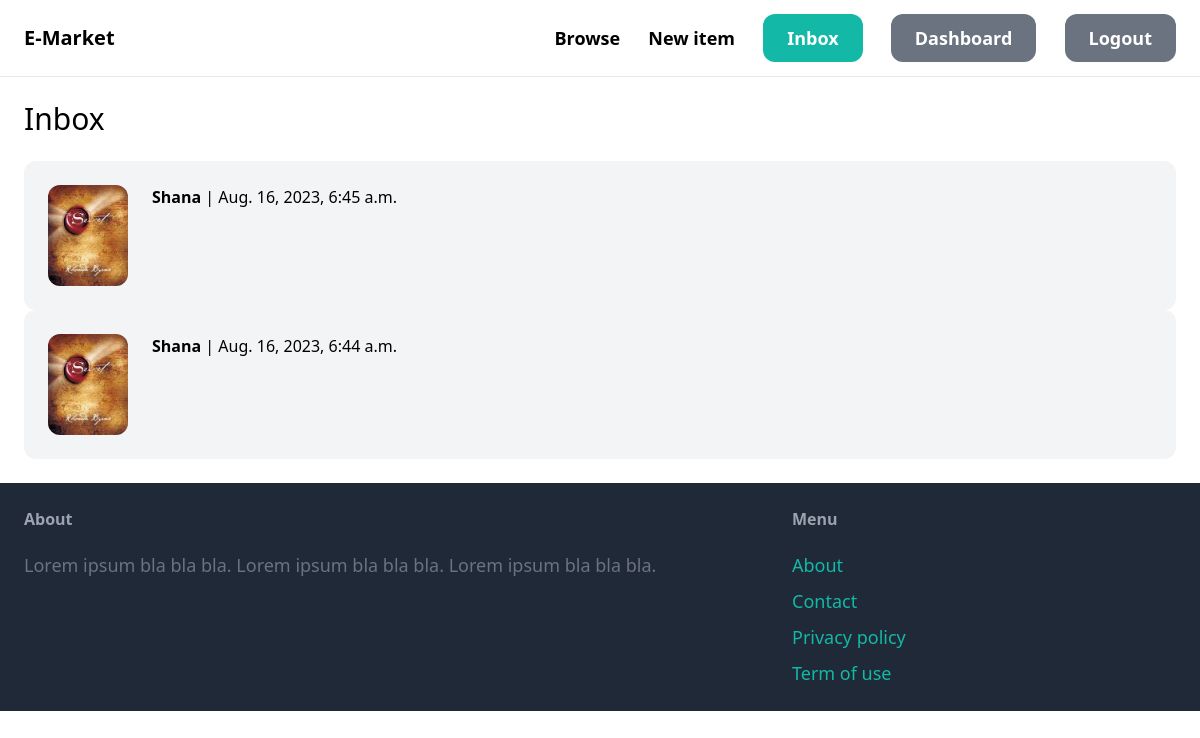
The app's page /conversation/ (signed in) with its own data.
### conversation/models.py (models this page shows)
class Conversation(models.Model):
    item = models.ForeignKey(Item, related_name='conversations', on_delete=models.CASCADE)
    members = models.ManyToManyField(User, related_name='conversations')
    created_at = models.DateTimeField(auto_now_add=True)
    modified_at = models.DateTimeField(auto_now=True)
    class Meta:
        ordering = ('-modified_at',)

### item/models.py (models this page shows, shortened)
class Item(models.Model):
    Name = models.ForeignKey(Category, related_name='books', on_delete=models.CASCADE)
    Book_Name = models.CharField(max_length=50, blank=True, null=True)
    Author = models.CharField(max_length=100)
    Description = models.TextField(blank=True, null=True)
    price = models.FloatField()
    Image = models.ImageField(upload_to='book_images', blank=True, null=True)
    is_sold = models.BooleanField(default=False)
    created_by = models.ForeignKey(User, related_name='books', on_delete=models.CASCADE)
    created_at = models.DateField(auto_now_add=True)
    class Meta:
        ordering = ('Name',)
        verbose_name_plural = "Item"

### conversation/views.py (the view)
# urls.py: path('', views.inbox, name='inbox')
@login_required
def inbox(request):
    conversations = Conversation.objects.filter(members__in=[request.user.id])
    return render(request, 'conversation/inbox.html', {
        'conversations': conversations
    })

### conversation/templates/conversation/inbox.html (shortened to what this page needs)
{% extends 'core/base.html' %}
{% block content %}
<h1 class="mb-6 text-3xl">Inbox</h1>
<div class="space-y-6">
    {% for conversation in conversations %}
        <a href="{% url 'conversation:detail' conversation.id %}">
            <div class="p-6 flex bg-gray-100 rounded-xl">
                <div class="pr-6">
                    <img src="{{ conversation.item.Image.url }}" class="w-20 rounded-xl">
                </div>
                <div>
                    {% for member in conversation.members.all %}
                        {% if member != request.user %}
                            <p class="mb-4"><strong>{{ member.username }}</strong> | {{ conversation.modified_at }}</p>
                        {% endif %}
                    {% endfor %}
                </div>
            </div>
        </a>
    {% endfor %}
</div>
{% endblock %}

### MarketApp/templates/core/base.html (shortened to what this page needs)
<!doctype html>
<html>
    <head>
        <script src="https://cdn.tailwindcss.com"></script>
    </head>
    <body>
        <nav class="py-6 px-6 flex justify-between items-center border-b border-gray-200">
            <a href="/" class="text-xl font-semibold">E-Market</a>
            <div class="space-x-6">
                <a href="{% url 'item:items' %}" class="text-lg font-semibold hover:text-gray-500">Browse</a>
                {% if request.user.is_authenticated %}
                <a href="{% url 'item:new' %}" class="text-lg font-semibold hover:text-gray-500">New item</a>
                <a href="{% url 'conversation:inbox' %}" class="px-6 py-3 text-lg font-semibold bg-teal-500 text-white rounded-xl
                hover:bg-teal-700">Inbox</a>
                <a href="{% url 'dashboard:index' %}" class="px-6 py-3 text-lg font-semibold bg-gray-500 text-white rounded-xl hover:bg-gray-700">Dashboard</a>
                <a href="{% url 'MarketApp:logout' %}" class="px-6 py-3 text-lg font-semibold
                bg-gray-500 text-white rounded-xl hover:bg-gray-700">Logout</a>
                {% else %}
                <a href="{% url 'MarketApp:signup' %}" class="px-6 py-3 text-lg font-semibold bg-teal-500 text-white rounded-xl
                 hover:bg-teal-700">Sign up</a>
                <a href="{% url 'MarketApp:login' %}" class="px-6 py-3 text-lg font-semibold
                bg-gray-500 text-white rounded-xl hover:bg-gray-700">Log in</a>
                {% endif %}
            </div>
        </nav>
        <div class="px-6 py-6">
        {% block content %}
        {% endblock %}
        </div>
        <footer class="py-6 px-6 flex justify-between bg-gray-800">
            <div class="w-2/3 pr-10">
                <h3 class="mb-5 font-semibold text-gray-400">About</h3>
                <p class="text-lg text-gray-500">Lorem ipsum bla bla bla. Lorem ipsum bla bla bla. Lorem ipsum bla bla bla.</p>
            </div>
            <div class="w-1/3">
                <h3 class="mb-5 font-semibold text-gray-400">Menu</h3>
                <ul class="space-y-2">
                    <li><a href="#" class="text-lg text-teal-500 hover:text-teal-700">About</a></li>
                    <li><a href="{% url 'MarketApp:contact' %}" class="text-lg text-teal-500 hover:text-teal-700">Contact</a></li>
                    <li><a href="" class="text-lg text-teal-500 hover:text-teal-700">Privacy policy</a></li>
                    <li><a href="#" class="text-lg text-teal-500 hover:text-teal-700">Term of use</a></li>
                </ul>
            </div>
        </footer>
    </body>
</html>

### records on screen
Conversation: item.Image (picture), modified_at "Aug. 16, 2023, 6:45 a.m."
Conversation: item.Image (picture), modified_at "Aug. 16, 2023, 6:44 a.m."

### other values on screen
{{ member.username }} "Shana"
